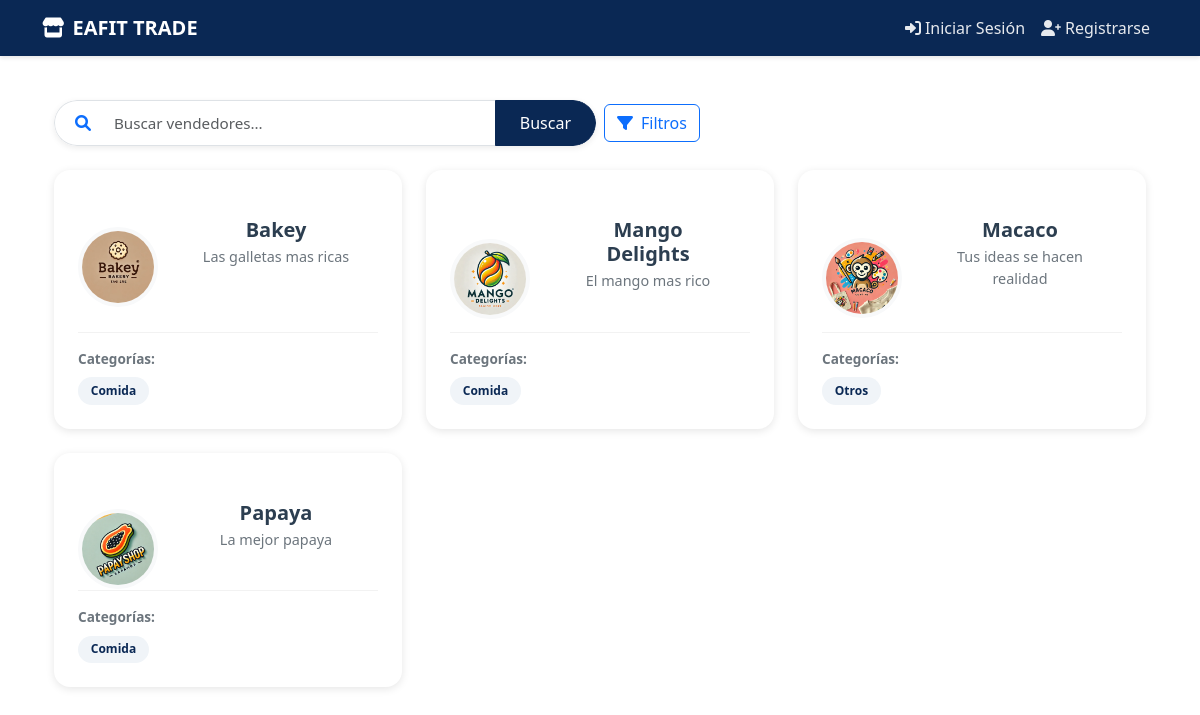
/sellers/, run on an earlier commit of the app's database.
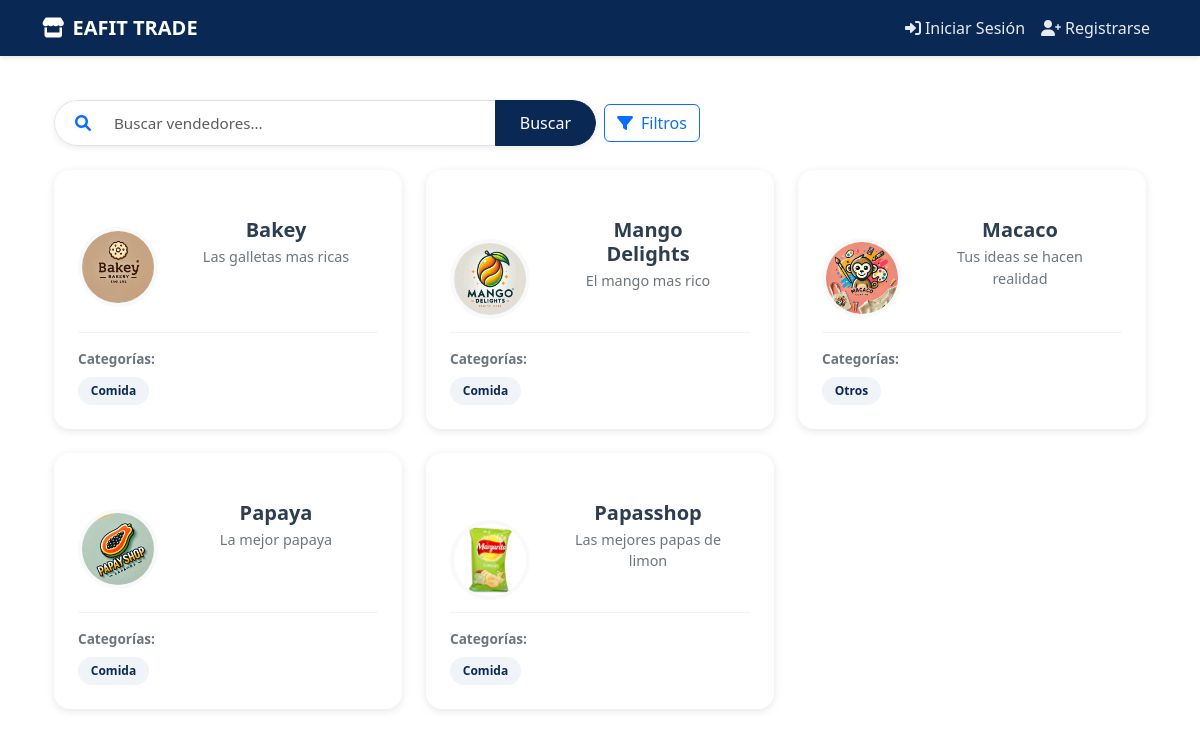
And on a later commit of the database.
### seller_profiles/models.py (models this page shows, shortened)
class SellerProfile(models.Model):
    user = models.OneToOneField(
        User,
        on_delete=models.CASCADE,
        related_name='seller_profile'
    )
    profile_image = models.ImageField(
        upload_to='profiles/',
        verbose_name='Foto de perfil',
        null=True,
        blank=True
    )
    store_name = models.CharField(
        max_length=100,
        verbose_name='Nombre de la tienda',
        help_text='Nombre que se mostrará en tu perfil de vendedor'
    )
    slogan = models.CharField(
        max_length=200,
        verbose_name='Slogan',
        help_text='Una frase corta que describa tu tienda',
        blank=True,
        null=True
    )
    description = models.TextField(
        verbose_name='Descripción',
        help_text='Describe tu tienda y los productos que vendes'
    )
    whatsapp = models.CharField(
        max_length=15,
        verbose_name='WhatsApp',
        help_text='Ingresa tu número de WhatsApp con código de país (ej: 573001234567)',
        blank=True,
        null=True
    )
    class Meta:
        verbose_name = 'Perfil de vendedor'
        verbose_name_plural = 'Perfiles de vendedores'

### seller_profiles/views.py (the view)
# urls.py: path('sellers/', profile_views.seller_list, name='seller_list'),
def seller_list(request):
    sellers = SellerProfile.objects.all()
    search_query = request.GET.get('search', '').strip()
    selected_categories = request.GET.getlist('categories')
    if search_query:
        sellers = sellers.filter(
            Q(store_name__icontains=search_query) |
            Q(user__username__icontains=search_query)
        )
    if selected_categories:
        sellers = sellers.filter(
            user__products__category__in=selected_categories
        ).distinct()
    sellers_data = []
    for seller in sellers:
        seller_categories = seller.user.products.values_list(
            'category', flat=True
        ).distinct()
        sellers_data.append({
            'profile': seller,
            'categories': list(seller_categories)
        })
    all_categories = [choice[0] for choice in Product.CATEGORY_CHOICES]
    context = {
        'sellers': sellers_data,
        'all_categories': all_categories,
        'search_query': search_query,
        'selected_categories': selected_categories,
    }
    return render(request, 'seller_profiles/seller_list.html', context)

### seller_profiles/templates/seller_profiles/seller_list.html (shortened to what this page needs)
{% extends 'products/base.html' %}
{% load humanize %}
{% block content %}
<div class="container py-4">
    <div class="search-container mb-4">
        <form method="get" id="searchForm">
            <div class="search-bar-wrapper">
                <div class="row g-2 align-items-center">
                    <div class="col-md-8 col-lg-6">
                        <div class="input-group">
                            <span class="input-group-text border-end-0 bg-white">
                                <i class="fas fa-search text-primary"></i>
                            </span>
                            <input type="text"
                                name="search"
                                class="form-control border-start-0"
                                placeholder="Buscar vendedores..."
                                value="{{ search_query }}">
                            <button type="submit" class="btn btn-primary d-none d-md-inline-block">
                                Buscar
                            </button>
                        </div>
                    </div>
                    <div class="col-auto">
                        <button class="btn btn-outline-primary"
                                type="button"
                                data-bs-toggle="collapse"
                                data-bs-target="#filterOptions"
                                aria-expanded="false"
                                aria-controls="filterOptions">
                            <i class="fas fa-filter me-2"></i>Filtros
                        </button>
                    </div>
                </div>
            </div>
        </form>
    </div>
    <div class="row g-4">
        {% for seller_data in sellers %}
            <div class="col-md-6 col-lg-4">
                <a href="{% url 'public_profile' seller_data.profile.user.id %}" class="text-decoration-none">
                    <div class="seller-card">
                        <div class="seller-content">
                            <div class="seller-image-wrapper">
                                {% if seller_data.profile.profile_image %}
                                    <img src="{{ seller_data.profile.profile_image.url }}"
                                         alt="{{ seller_data.profile.store_name }}"
                                         class="seller-image">
                                {% else %}
                                    <div class="seller-image-placeholder">
                                        <i class="fas fa-store"></i>
                                    </div>
                                {% endif %}
                            </div>
                            <div class="seller-info">
                                <h3 class="store-name">{{ seller_data.profile.store_name }}</h3>
                                {% if seller_data.profile.slogan %}
                                    <p class="store-slogan">{{ seller_data.profile.slogan }}</p>
                                {% endif %}
                            </div>
                        </div>
                        {% if seller_data.categories %}
                            <div class="categories-section">
                                <div class="categories-label">Categorías:</div>
                                <div class="categories-tags">
                                    {% for category in seller_data.categories %}
                                        <span class="category-tag">{{ category }}</span>
                                    {% endfor %}
                                </div>
                            </div>
                        {% endif %}
                    </div>
                </a>
            </div>
        {% endfor %}
    </div>
</div>
{% endblock %}

What changed in the data, as far as the page shows it:
added SellerProfile: profile.profile_image (picture), profile.store_name "Papasshop", profile.slogan "Las mejores papas de limon", categories "Comida"
